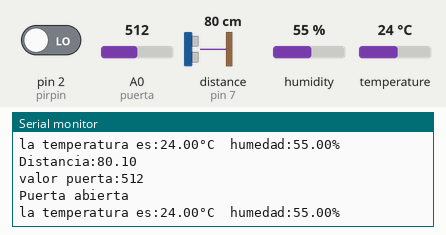
Simulated run of this sketch. Board: Arduino Uno, built with avr-gcc and run on an emulated ATmega328P. On the bench: the last lines printed to the serial monitor. Wiring (inferred from the names in the program): DHT11 sensor: data pin 5. Inputs (shaded band) come from the test bench; at power-on: distance to the obstacle (sensor on pin 7) 80 cm, pin 2 (pirpin) LOW, A0 (puerta) = 512, humidity 55 %, temperature 24 °C. The echo pulse lasts 58.3 µs per cm.

Above: at 26.5 s.
26.6 s: distance to the obstacle (sensor on pin 7) set to 11 cm
At 29.0 s:
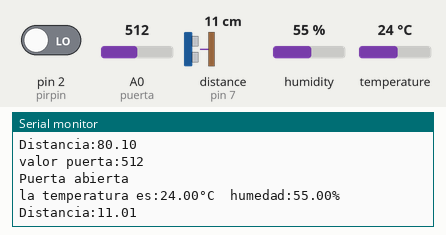
36.9 s: distance to the obstacle (sensor on pin 7) set to 8 cm
At 42.2 s:
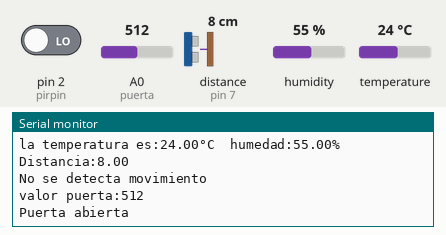
Timing chart, 0 to 43.7 s (numbered marks = the images above; inputs shaded):
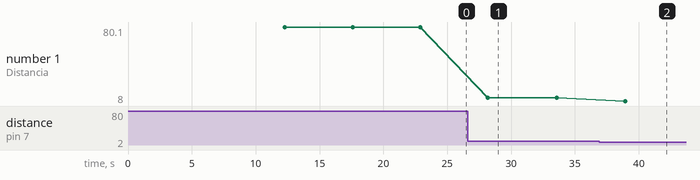

The sketch:

pruebas.ino
```cpp
#include <DHT.h>
#define DHTPIN 5//Seleccionamos el pin en el que se //conectará el sensor
#define DHTTYPE DHT11 //Se selecciona el DHT11 (hay //otros DHT)

const int pirpin=2;
const int learnigPeriod=30*1000;
int learningCompleted=0;

float h;
float t;
float dis;

int trigPin=8;
int echoPin=7;
float v=331.5+0.6*20;

long start;

int puerta=0;
DHT dht(DHTPIN, DHTTYPE); //Se inicia una variable que será usada por Arduino para comunicarse con el sensor

void setup() {
  Serial.begin(9600); //Se inicia la comunicación serial
  pinMode(pirpin,INPUT);
  Serial.println("Iniciando entrenamiento....");
  dht.begin(); //Se inicia el sensor
  pinMode(trigPin,OUTPUT);
  pinMode(echoPin,INPUT);
  for(int i = 0; i < 10; i++){
    delay(1000);
  }
  //attachInterrupt(0,movimiento,RISING);
 Serial.println("...Entrenamiento Terminado");
}

void loop() {
   long fin=millis();
  h = readHumedad(); //Se lee la humedad
  t = readTemp(); //Se lee la temperatura
  if(!isnan(h) || !isnan(t)){
    Serial.print("la temperatura es:");
    Serial.print(t);
    Serial.print("°C  ");
    Serial.print("humedad:");
    Serial.print(h);
    Serial.println("%");
  }
  delay(2000);
  dis=distanceM();
  Serial.print("Distancia:");
  Serial.println(dis);
  delay(2000);
  presencia();
  delay(500);
  if(estadoPuerta()){
     Serial.println("puerta cerrada");
    }
  else Serial.println("Puerta abierta");
  delay(500);
  Serial.println();


}

void movimiento(){
    Serial.println("Movimiento detectado");
    //detachInterrupt(0);
    start=millis();
  }


boolean estadoPuerta(){
    Serial.print("valor puerta:");
    Serial.println(analogRead(puerta));
     if(analogRead(puerta)>1000){
        return true;
      }
      return false;
  }

float readTemp(){
    return dht.readTemperature();
  }

float readHumedad(){
    return dht.readHumidity();
  }

float distanceM(){
  digitalWrite(trigPin,LOW);
  delayMicroseconds(3);
  digitalWrite(trigPin,HIGH);
  delayMicroseconds(5);
  digitalWrite(trigPin,LOW);

  float tUs=pulseIn(echoPin,HIGH);
  float t=tUs/1000.0/1000.0/2;
  float d=t*v;
  return d*100;
  }

void presencia(){
    if(millis()<learnigPeriod){
    delay(20);
    return;
  }
  if(learningCompleted==0){
    learningCompleted=1;

  }
  if(digitalRead(pirpin)==HIGH){
    Serial.println("movimiento detectado");
  }
  else{
    Serial.println("No se detecta movimiento");
  }
  delay(100);
  }
```

Measured:
- the behaviour switches between 10 and 9 cm on distance to the obstacle (sensor on pin 7) (found by bisection; images 1 and 2)
- after the input at 26.6 s, the serial monitor: prints a new line after 1.6 s (image 1)
- after the input at 36.9 s, the serial monitor: prints a new line after 2.0 s (image 2)
- plotted number 1: 80.1 → 11.01 after the input at 26.6 s, 11.01 → 8 after the input at 36.9 s
